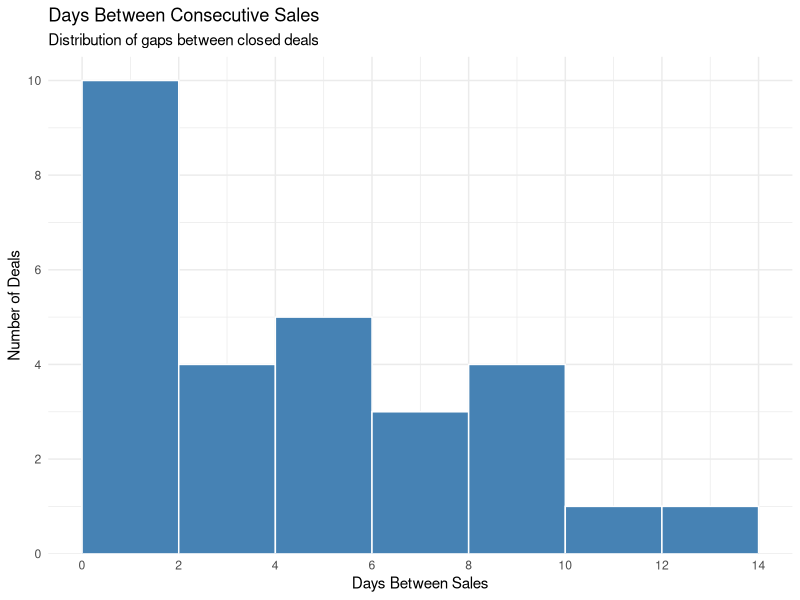

Write R code to recreate this figure.
## ---- chunk 1
library(tidyverse)

sales <- read.csv("data/sales_data.csv")

start_date <- as.Date("2025-06-23")

sales_cadence <- sales %>%
  mutate(
    Date = as.Date(Date, format = "%m/%d/%Y"),
    prev_date = lag(Date, default = start_date),
    days_between = as.numeric(Date - prev_date)
  )

ggplot(sales_cadence, aes(x = days_between)) +
  geom_histogram(
    binwidth = 2,
    boundary = 0,
    fill = "steelblue",
    color = "white"
  ) +
  scale_x_continuous(
    breaks = seq(0, max(sales_cadence$days_between, na.rm = TRUE), by = 2)
  ) +
  scale_y_continuous(
    breaks = seq(0, 14, by = 2),
    expand = expansion(mult = c(0, 0.05))
  ) +
  labs(
    title = "Days Between Consecutive Sales",
    subtitle = "Distribution of gaps between closed deals",
    x = "Days Between Sales",
    y = "Number of Deals"
  ) +
  theme_minimal()

## ---- chunk 2
mean(sales_cadence$days_between)
## ---- chunk 3
min(sales_cadence$days_between)
## ---- chunk 4
max(sales_cadence$days_between)

sales_cadence %>%
  filter(days_between == max(days_between)) %>%
  select(Date, prev_date, days_between)
